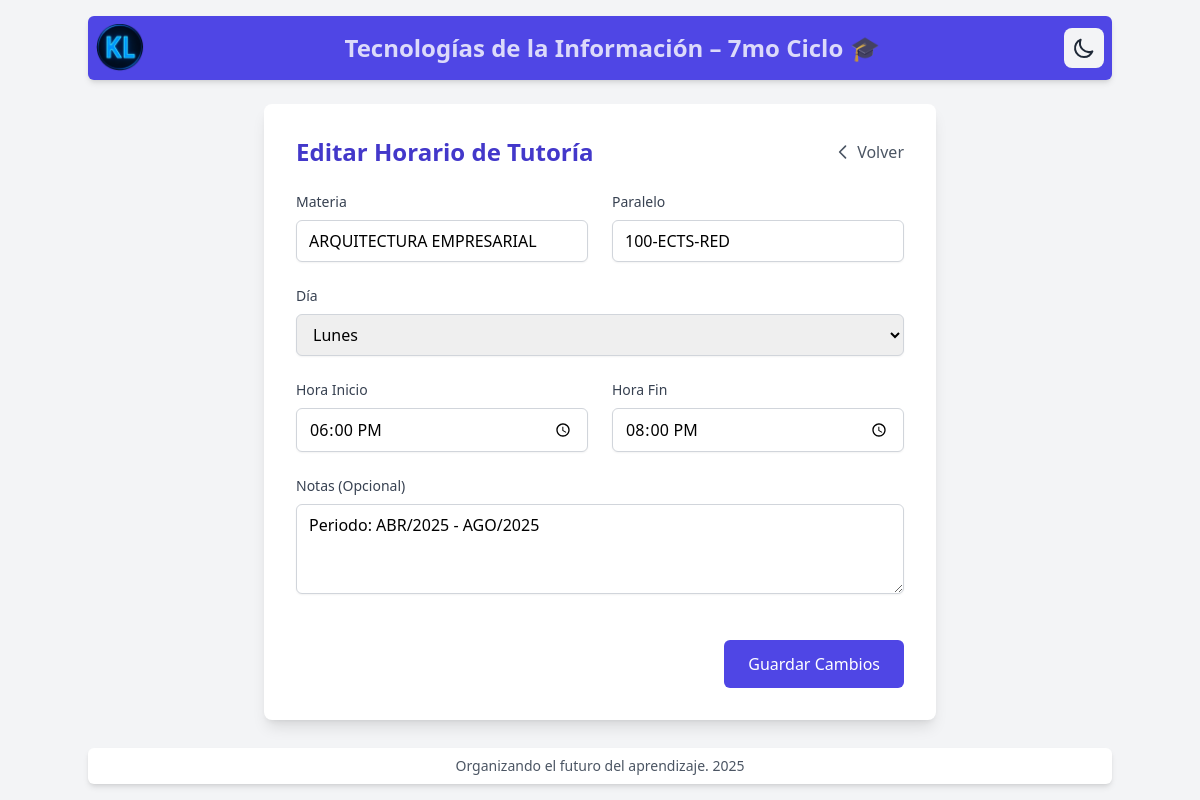
The app's page /editar/7/ with its own data.
### horarios/models.py (models this page shows, shortened)
class HorarioTutoria(models.Model):
    materia = models.CharField(max_length=100, default='Sin materia')
    paralelo = models.CharField(max_length=50, blank=True, null=True, verbose_name="Paralelo")
    dia = models.ForeignKey(DiaSemana, on_delete=models.CASCADE)
    hora_inicio = models.TimeField()
    hora_fin = models.TimeField()
    notas = models.TextField(blank=True, null=True, verbose_name="Notas (Opcional)")
    url_curso = models.CharField(max_length=300, blank=True, null=True, verbose_name="URL del Curso")
    ruta_local = models.CharField(max_length=500, blank=True, null=True, verbose_name="Ruta Local")
    class Meta:
        verbose_name = "Horario de Tutoría"
        verbose_name_plural = "Horarios de Tutorías"
        ordering = ['dia', 'hora_inicio']

class DiaSemana(models.Model):
    nombre = models.CharField(max_length=10, unique=True)  # Lunes, Martes, etc.
    orden = models.PositiveSmallIntegerField(default=1, verbose_name="Orden")
    class Meta:
        verbose_name = "Día de la Semana"
        verbose_name_plural = "Días de la Semana"

### horarios/views.py (the view, shortened to what this page needs)
# urls.py: path('editar/<int:horario_id>/', views.editar_horario, name='editar_horario'),
def editar_horario(request, horario_id):
    horario = get_object_or_404(HorarioTutoria, id=horario_id)
    context = {
        'horario': horario,
        'dias_semana': DiaSemana.objects.all().order_by('id')
    }
    return render(request, 'horarios/editar_horario.html', context)

### horarios/templates/horarios/editar_horario.html (shortened to what this page needs)
{% extends 'base.html' %}
{% block content %}
<div class="max-w-2xl mx-auto bg-white dark:bg-gray-800 rounded-lg shadow-lg p-8 transition-colors">
    <div class="flex items-center justify-between mb-6">
        <h2 class="text-2xl font-semibold text-indigo-700 dark:text-indigo-400">Editar Horario de Tutoría</h2>
        <a href="{% url 'horarios:lista_horarios' %}"
           class="flex items-center text-gray-600 hover:text-gray-800 dark:text-gray-300 dark:hover:text-gray-100 transition-colors">
            <svg class="w-5 h-5 mr-1" fill="none" stroke="currentColor" viewBox="0 0 24 24">
                <path stroke-linecap="round" stroke-linejoin="round" stroke-width="2" d="M15 19l-7-7 7-7"/>
            </svg>
            Volver
        </a>
    </div>
    <form method="post" class="space-y-6">
        <div class="grid grid-cols-1 md:grid-cols-2 gap-6">
            <div>
                <label for="materia" class="block text-sm font-medium text-gray-700 dark:text-gray-300 mb-2">Materia</label>
                <input type="text"
                       name="materia"
                       id="materia"
                       required
                       value="{{ horario.materia }}"
                       class="w-full px-3 py-2 border border-gray-300 dark:border-gray-600 rounded-md shadow-sm focus:ring-indigo-500 focus:border-indigo-500 dark:bg-gray-700 dark:text-white dark:placeholder-gray-400 transition-colors" />
            </div>
            <div>
                <label for="paralelo" class="block text-sm font-medium text-gray-700 dark:text-gray-300 mb-2">Paralelo</label>
                <input type="text"
                       name="paralelo"
                       id="paralelo"
                       value="{{ horario.paralelo|default:'' }}"
                       placeholder="Opcional"
                       class="w-full px-3 py-2 border border-gray-300 dark:border-gray-600 rounded-md shadow-sm focus:ring-indigo-500 focus:border-indigo-500 dark:bg-gray-700 dark:text-white dark:placeholder-gray-400 transition-colors" />
            </div>
        </div>
        <div>
            <label for="dia" class="block text-sm font-medium text-gray-700 dark:text-gray-300 mb-2">Día</label>
            <select name="dia"
                    id="dia"
                    required
                    class="w-full px-3 py-2 border border-gray-300 dark:border-gray-600 rounded-md shadow-sm focus:ring-indigo-500 focus:border-indigo-500 dark:bg-gray-700 dark:text-white transition-colors">
                {% for dia in dias_semana %}
                <option value="{{ dia.id }}" {% if dia.id == horario.dia.id %}selected{% endif %}>
                    {{ dia.nombre }}
                </option>
                {% endfor %}
            </select>
        </div>
        <div class="grid grid-cols-1 md:grid-cols-2 gap-6">
            <div>
                <label for="hora_inicio" class="block text-sm font-medium text-gray-700 dark:text-gray-300 mb-2">
                    Hora Inicio
                </label>
                <input type="time"
                       id="hora_inicio"
                       name="hora_inicio"
                       value="{{ horario.hora_inicio|time:'H:i' }}"
                       required
                       class="w-full px-3 py-2 border border-gray-300 dark:border-gray-600 rounded-md shadow-sm focus:ring-indigo-500 focus:border-indigo-500 dark:bg-gray-700 dark:text-white transition-colors" />
            </div>
            <div>
                <label for="hora_fin" class="block text-sm font-medium text-gray-700 dark:text-gray-300 mb-2">
                    Hora Fin
                </label>
                <input type="time"
                       id="hora_fin"
                       name="hora_fin"
                       value="{{ horario.hora_fin|time:'H:i' }}"
                       required
                       class="w-full px-3 py-2 border border-gray-300 dark:border-gray-600 rounded-md shadow-sm focus:ring-indigo-500 focus:border-indigo-500 dark:bg-gray-700 dark:text-white transition-colors" />
            </div>
        </div>
        <div>
            <label for="notas" class="block text-sm font-medium text-gray-700 dark:text-gray-300 mb-2">Notas (Opcional)</label>
            <textarea name="notas"
                      id="notas"
                      rows="3"
                      placeholder="Información adicional..."
                      class="w-full px-3 py-2 border border-gray-300 dark:border-gray-600 rounded-md shadow-sm focus:ring-indigo-500 focus:border-indigo-500 dark:bg-gray-700 dark:text-white dark:placeholder-gray-400 transition-colors">{{ horario.notas|default:'' }}</textarea>
        </div>
        <div class="flex justify-end space-x-4 pt-4">
            <button type="submit"
                    class="px-6 py-3 bg-indigo-600 text-white rounded-md hover:bg-indigo-700 focus:outline-none focus:ring-2 focus:ring-offset-2 focus:ring-indigo-500 transition-colors dark:bg-indigo-500 dark:hover:bg-indigo-600 dark:focus:ring-indigo-400">
                Guardar Cambios
            </button>
        </div>
    </form>
</div>
{% endblock %}

### records on screen
HorarioTutoria: materia "ARQUITECTURA EMPRESARIAL", paralelo "100-ECTS-RED", dia "Lunes", hora_inicio "18:00", hora_fin "20:00", notas "Periodo: ABR/2025 - AGO/2025"
